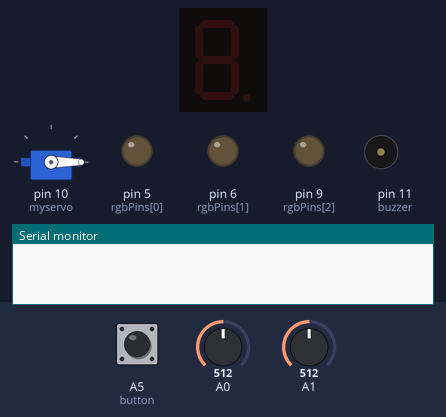
Recording of a sketch running on a simulated Arduino Uno, built with avr-gcc and run on an emulated ATmega328P. On the bench: servo, 1-digit seven-segment display, output pins drawn as LEDs (lit = HIGH), buzzer (waves = sounding), the last lines printed to the serial monitor. Inputs (shaded band) come from the test bench; at power-on: A5 (button) HIGH, A0 = 512, A1 = 512.

Above: at 1.2 s.
1.3 s: A5 (button) pulled LOW for 0.15 s
At 2.36 s:
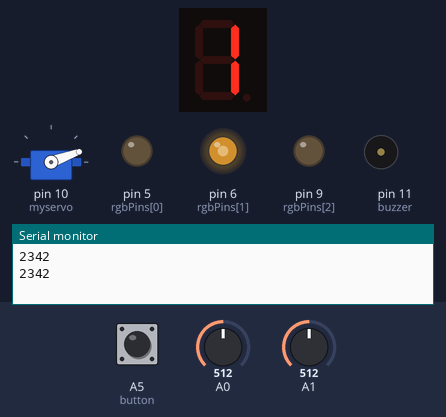
3.6 s: A0 set to 0
At 5.4 s:
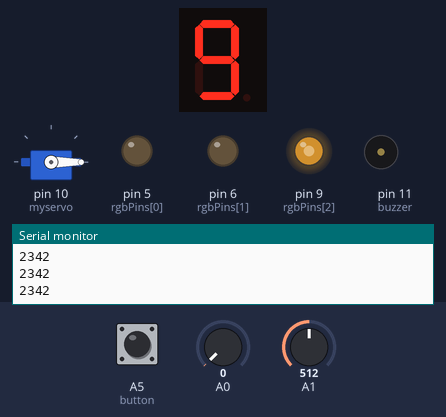
5.7 s: A5 (button) pulled LOW for 1 s
At 6.15 s:
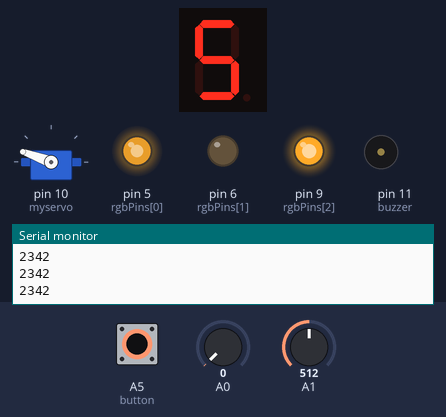
8.2 s: A5 (button) pulled LOW for 3.2 s
At 9.26 s:
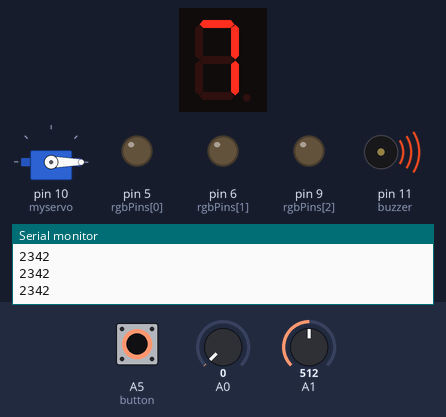
12.9 s: A5 (button) driven LOW
At 14.26 s:
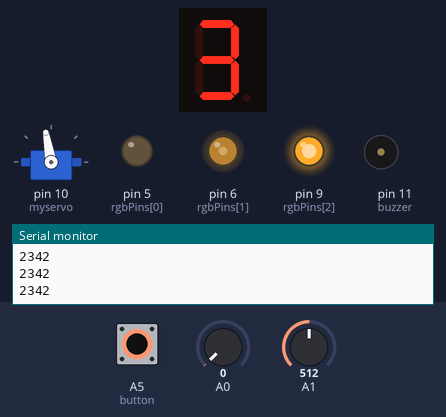
15.9 s: A1 set to 122
Timing chart, 0 to 23.1 s (numbered marks = the images above; inputs shaded):
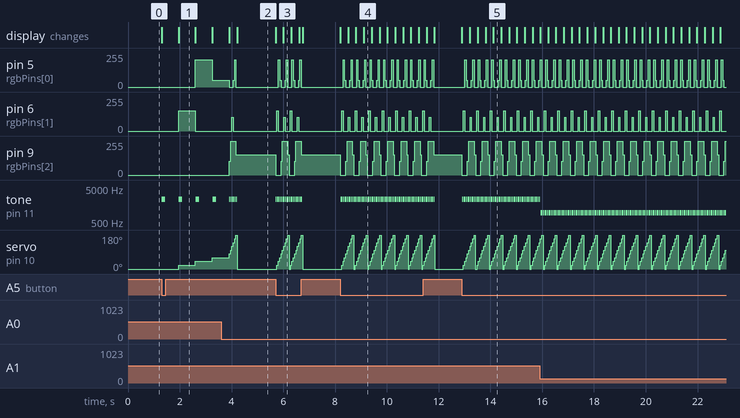

The sketch:

f3.ino
```cpp
/*
7SEG:   10 countdown
Button: Initianlize countdown
RGBLED: Turn green to red as countdown
Buzzer: Beep per second
Motor:  Chronometer
Pot:    Pace of the countdown
LDR:    Frequency of beep
*/

#define buzzer 11

#define a 2
#define b 3
#define c 4
#define d 7
#define e 8
#define f 12
#define g 13

#define pot A0
#define ldr A1
#define button A5

#include <SevSeg.h>  //https://github.com/DeanIsMe/SevSeg
#include <Servo.h>
#include "hsv2rgb.h"

Servo myservo;
SevSeg sevseg;

const int SECONDS = 10;
const int ADC_MAX = 1023;

float rgb[3];
int rgbPins[] = { 5, 6, 9 };

void setColors(int sec) {
  float hue = ((float)sec / SECONDS);
  hsv2rgb(hue, 1, 1, rgb);
  for (int color = 0; color <= 2; color++) {
    int colorPwm = rgb[color] * 256;
    analogWrite(rgbPins[color], colorPwm);
  }
}

void beep() {
  int frequency = analogReadAverage(ldr)*3 + 500;
  Serial.println(frequency);

  tone(buzzer, frequency);
  delay(getSpeed() * 0.2);
  noTone(buzzer);
}

float getSpeed() {
  float secs = 10 + (1000 * ((float)analogReadAverage(pot) / ADC_MAX));
  delay(10);
  return (int)secs;
}

int analogReadAverage(int value) {
  int readingCount = 5;
  int sum = 0;
  int measures[readingCount];
  for (int i = readingCount; i >= 0; i--) {
    sum += analogRead(value);
    delay(1);
  }
  return (int)sum / readingCount;
}


void setup() {
  myservo.attach(10);

  byte numDigits = 1;
  byte digitPins[] = {};
  byte segmentPins[] = { a, b, c, d, e, f, g};
  bool resistorsOnSegments = true;
  byte hardwareConfig = COMMON_CATHODE;

  sevseg.begin(hardwareConfig, numDigits, digitPins, segmentPins, resistorsOnSegments);
  sevseg.setBrightness(90);

  pinMode(button, INPUT_PULLUP);
  pinMode(buzzer, OUTPUT);
  Serial.begin(9600);
}


void loop() {
  int servoPos = 0;
  int servoStep = (180 / (SECONDS-1));
  myservo.write(0);
  //button
  if (!digitalRead(button)) {
    for (int sec = 0; sec < 10; sec++) {
      //7seg-C
      sevseg.setNumber(sec);
      delay(1);
      sevseg.refreshDisplay();
      //servo

      if (servoPos <= 180 && servoPos >= 0) {
        myservo.write(servoPos);
        servoPos += servoStep;
      }
      //rgb-a
      setColors(sec);
      //buzzer & ldr
      beep();
      //pot
      delay(getSpeed() * 0.8);
    }
  }
}
```

hsv2rgb.h
```cpp
//https://gist.github.com/postspectacular/2a4a8db092011c6743a7

float fract(float x) {
  return x - int(x);
}
float mix(float k, float l, float t) {
  return k + (l - k) * t;
}

float* hsv2rgb(float h, float s, float v, float* rgb) {
  rgb[0] = v * mix(1.0, constrain(abs(fract(h + 1.0) * 6.0 - 3.0) - 1.0, 0.0, 1.0), s);
  rgb[1] = v * mix(1.0, constrain(abs(fract(h + 0.6666666) * 6.0 - 3.0) - 1.0, 0.0, 1.0), s);
  rgb[2] = v * mix(1.0, constrain(abs(fract(h + 0.3333333) * 6.0 - 3.0) - 1.0, 0.0, 1.0), s);
  return rgb;
}
```

Measured:
- after the input at 1.3 s, pin 5 (rgbPins[0]): 0/255 → 204/255 after 1.3 s, → 51/255 0.65 s later; pin 6 (rgbPins[1]): 0/255 → 153/255 after 0.65 s, → 0/255 0.65 s later
- after the input at 3.6 s, pin 6 (rgbPins[1]): 0/255 → 102/255 after 0.41 s instead of 1.6 s; tone on pin 11 (buzzer): alternates 2342 Hz for 0.02 s and silent for 0.03 s, 11 changes in all, then stays silent, starting after 0.34 s
- after the input at 5.7 s, pin 9 (rgbPins[2]): 153/255 → 0/255 at once, → 255/255 0.21 s later, → 0/255 0.26 s later, → 255/255 0.26 s later, … (5 changes in this stretch); tone on pin 11 (buzzer): alternates 2342 Hz for 0.02 s and silent for 0.03 s, 40 changes in all, then stays silent, starting at once
- after the input at 12.9 s, pin 5 (rgbPins[0]): 0/255 → 204/255 after 0.11 s, then repeats every 0.52 s: 51/255 0.05 s, 0/255 0.16 s, 51/255 0.05 s, 204/255 0.05 s, 0/255 0.16 s, 204/255 0.05 s; pin 6 (rgbPins[1]): 0/255 → 153/255 after 0.05 s, then repeats every 0.52 s: 0/255 0.21 s, 102/255 0.05 s, 0/255 0.21 s, 153/255 0.05 s
- what the display in image 1 shows lasts 0.6 s, from 2.0 s to 2.6 s
